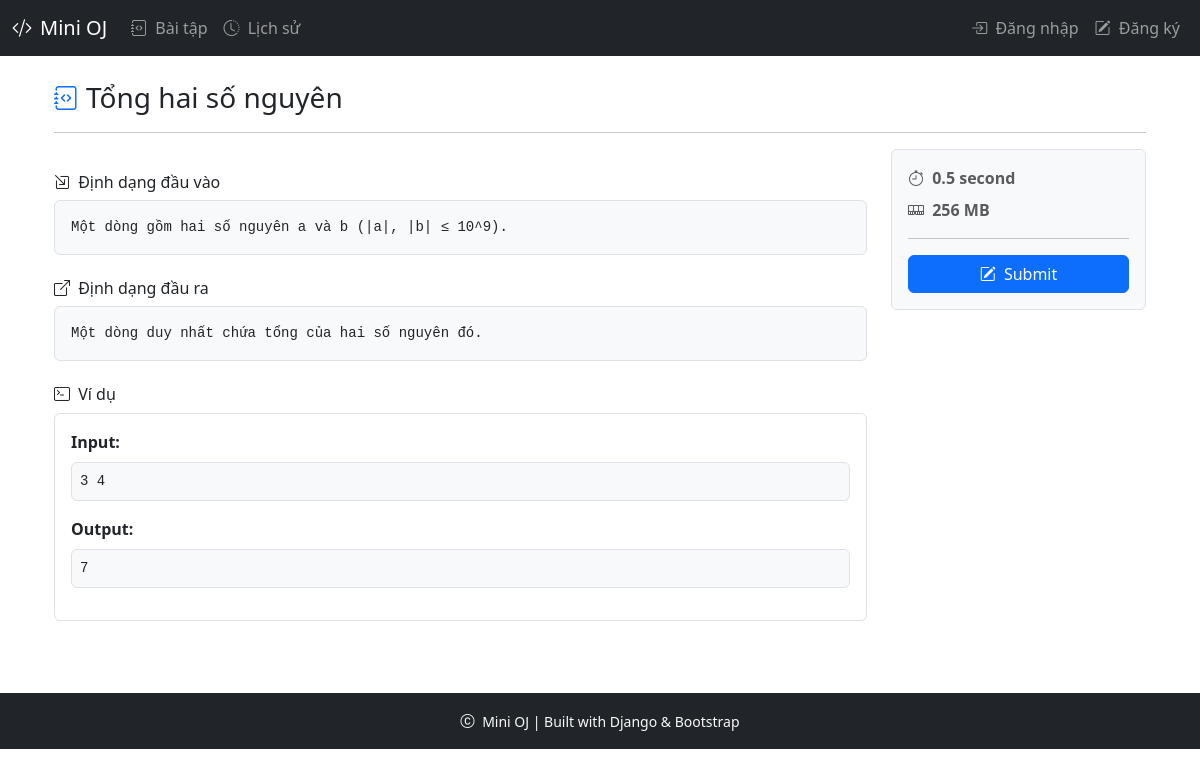
/problem/1/, run on an earlier commit of the app's database.
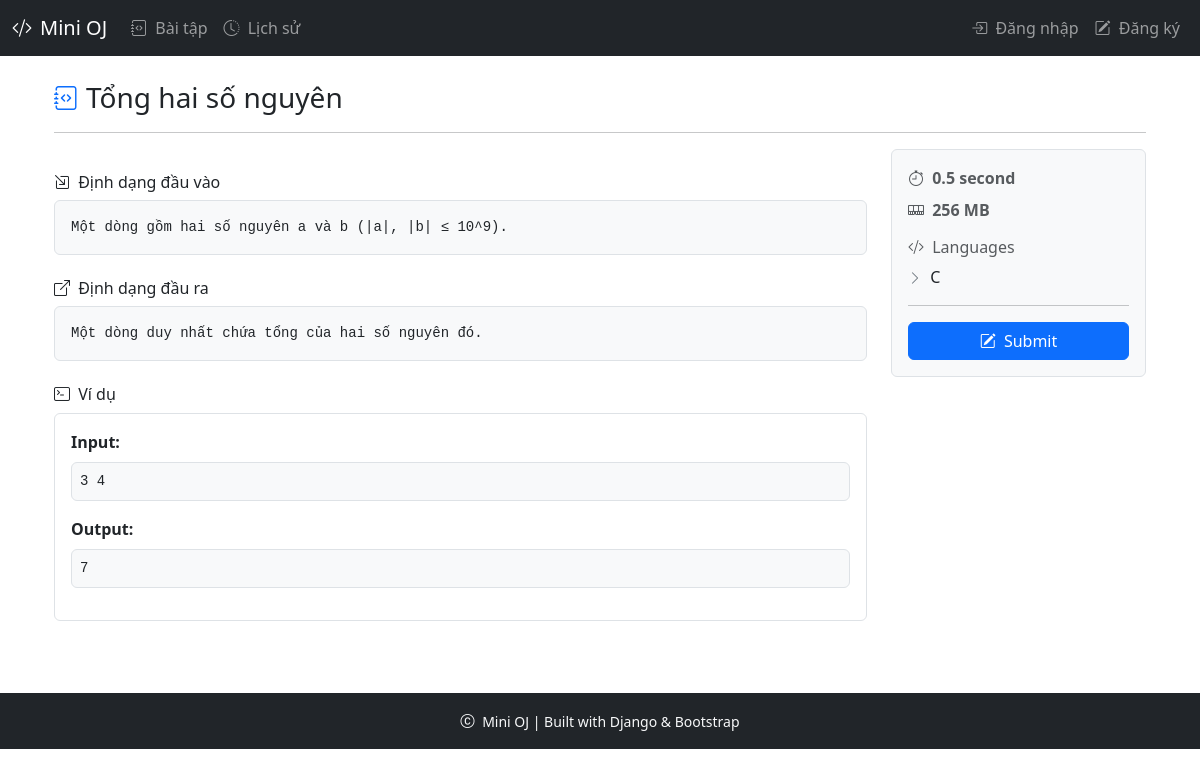
And on a later commit of the database.
### judge/models.py (models this page shows, shortened)
class TestCase(models.Model):
    problem = models.ForeignKey(Problem, on_delete=models.CASCADE)
    input_data = models.TextField()
    expected_output = models.TextField()
    is_sample = models.BooleanField(default=False)
    score = models.FloatField(default=1.0)

class Language(models.Model):
    code = models.CharField(max_length=10, unique=True)
    mode = models.CharField(max_length=30)
    name = models.CharField(max_length=50)

### judge/views.py (the view)
# urls.py: path('problem/<int:problem_id>/', views.problem, name='problem'),
def problem(request, problem_id):
    problem = Problem.objects.get(id=problem_id)
    samples = TestCase.objects.filter(problem=problem, is_sample=True)
    rendered_content = mark_safe(markdown.markdown(problem.content))
    return render(request, 'judge/problem.html', {
        'problem': problem,
        'samples': samples,
        'rendered_content': rendered_content
    })

### judge/templates/judge/problem.html (shortened to what this page needs)
{% extends "judge/site_base.html" %}
{% block content %}
  <div class="container mt-4">
    <div class="d-flex align-items-center mb-0">
      <i class="bi bi-journal-code fs-4 me-2 text-primary"></i>
      <h3 class="mb-0">{{ problem.title }}</h3>
    </div>
    <hr>
    <div class="row">
      <div class="col-lg-9 col-md-8 col-12">
        {% if problem.input_format %}
          <div class="mb-4">
            <h6><i class="bi bi-box-arrow-in-down-right me-1"></i> Định dạng đầu vào</h6>
            <pre class="bg-light p-3 rounded border">{{ problem.input_format }}</pre>
          </div>
        {% endif %}
        {% if problem.output_format %}
          <div class="mb-4">
            <h6><i class="bi bi-box-arrow-up-right me-1"></i> Định dạng đầu ra</h6>
            <pre class="bg-light p-3 rounded border">{{ problem.output_format }}</pre>
          </div>
        {% endif %}
        {% if samples %}
          <div class="mb-4">
            <h6><i class="bi bi-terminal me-1"></i> Ví dụ</h6>
            {% for sample in samples %}
              <div class="border rounded p-3 mb-3 bg-white">
                <div class="mb-2"><strong>Input:</strong></div>
                <pre class="bg-light p-2 rounded border">{{ sample.input_data }}</pre>
                <div class="mb-2 mt-2"><strong>Output:</strong></div>
                <pre class="bg-light p-2 rounded border">{{ sample.expected_output }}</pre>
              </div>
            {% endfor %}
          </div>
        {% endif %}
      </div>
      <div class="col-lg-3 col-md-4 col-12">
        <div class="bg-light border rounded p-3 mb-3 text-start">
          <div class="mb-2 text-muted">
            <i class="bi bi-stopwatch me-1"></i> <strong>{{ problem.time_limit }} second</strong>
          </div>
          <div class="mb-3 text-muted">
            <i class="bi bi-memory me-1"></i> <strong>{{ problem.memory_limit }} MB</strong>
          </div>
          {% if problem.languages.exists %}
            <div class="mb-3">
              <h6 class="text-muted"><i class="bi bi-code-slash me-1"></i> Languages</h6>
              <ul class="list-unstyled mb-0">
                {% for lang in problem.languages.all %}
                  <li><i class="bi bi-chevron-right small text-secondary me-1"></i> {{ lang.name }}</li>
                {% endfor %}
              </ul>
            </div>
          {% endif %}
          <hr>
          <a href="{% url 'submit' problem.id %}" class="btn btn-primary w-100">
            <i class="bi bi-pencil-square me-1"></i> Submit
          </a>
        </div>
      </div>
    </div>
  </div>
{% endblock %}

What changed in the data, as far as the page shows it:
added Language: name "C"
Also different on the page:
text now shown: "Languages"
